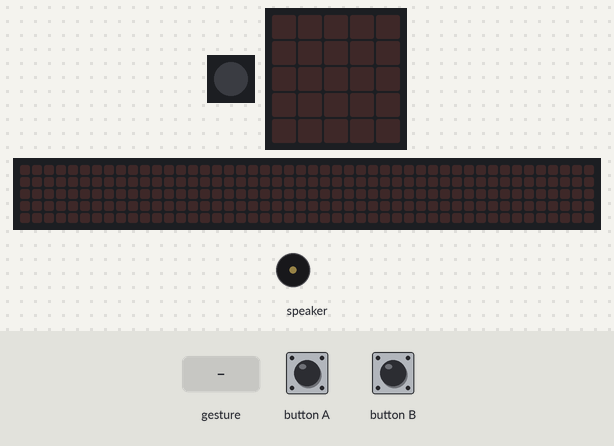
Bench run of a program on a simulated Calliope mini (MakeCode). Parts: 1 RGB LEDs in strip order, left to right, the board's 5×5 LED display, a strip that is not on the board, showing the scrolling text unrolled, buzzer (waves = sounding). Inputs (shaded band) come from the test bench. A tilt is held for 1.5 s and a shake lasts 1 s, then the board lies face up again; the 48×5 strip is a reading aid, not a part: it shows the text the display is scrolling, unrolled, one strip-width of it at a time.

Above: at 1.2 s.
1.3 s: button A pressed for 0.15 s
At 2.0 s:
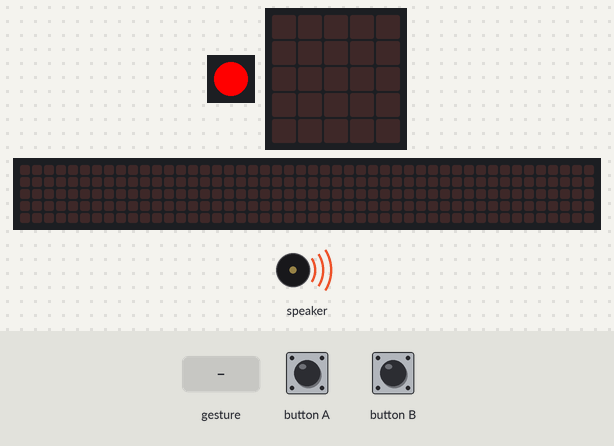
4.3 s: button B pressed for 0.15 s
At 5.5 s:
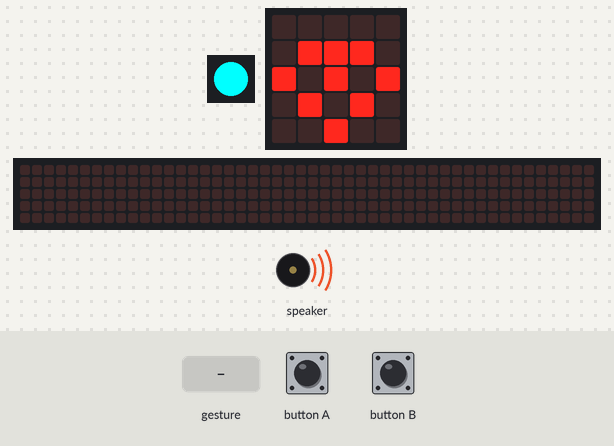
7.3 s: button A pressed for 0.15 s
At 9.82 s:
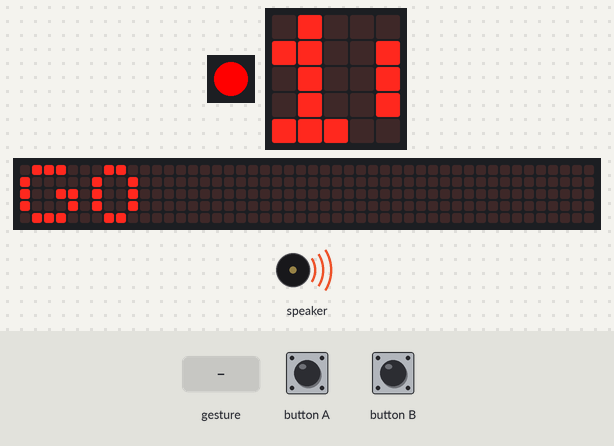
10.3 s: gesture 'shake'
At 12.67 s:
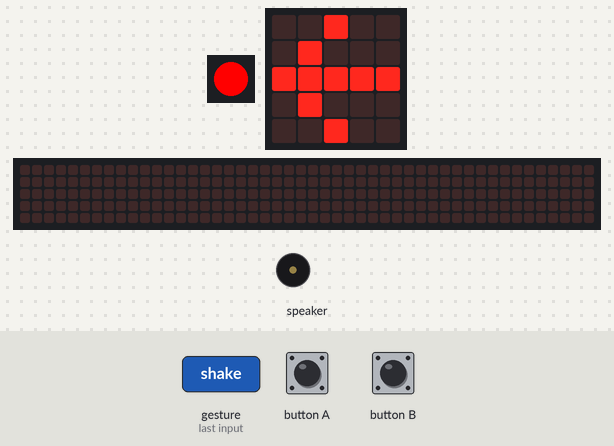
13.3 s: button B pressed for 0.15 s
At 16.09 s:
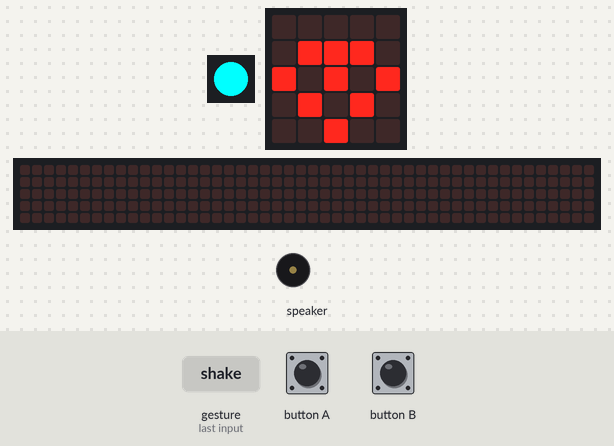
16.3 s: button A pressed for 0.15 s
At 18.27 s:
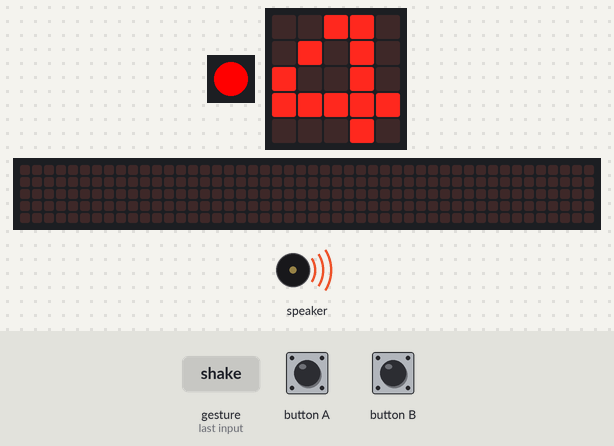
Timing chart, 0 to 25.6 s (numbered marks = the images above; inputs shaded):
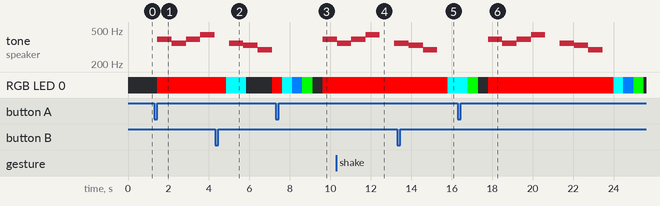

Measured:
- after the input at 1.3 s, tone on speaker: plays 392 Hz for 0.71 s, 349 Hz for 0.71 s, 392 Hz for 0.71 s, 440 Hz for 0.70 s, starting after 0.15 s; RGB LED 0: off → RGB(255, 0, 0) after 0.15 s
- after the input at 4.3 s, RGB LED 0: RGB(255, 0, 0) → RGB(0, 255, 255) after 0.55 s, → off 1.0 s later, → RGB(255, 0, 0) 1.3 s later; the display: first changes after 0.15 s (image 2 shows a later state)
- after the input at 7.3 s, tone on speaker: silent → 392 Hz after 2.3 s
- after the input at 10.3 s, the display: first differs from a run without the input after 2.0 s (image 4)
- after the input at 13.3 s, the display: first differs from a run without the input after 2.6 s (image 5)
- after the input at 16.3 s, tone on speaker: plays 392 Hz for 0.71 s, 349 Hz for 0.71 s, 392 Hz for 0.71 s, 440 Hz for 0.70 s, 349 Hz for 0.71 s, 330 Hz for 0.71 s … (7 notes in this stretch), starting after 1.5 s
- what the display in image 2 shows lasts 1.0 s, from 4.9 s to 5.9 s

The program:

main.ts
```typescript
input.onButtonEvent(Button.A, input.buttonEventClick(), function () {
    basic.setLedColor(0xff0000)
    music.playMelody("G F G A - F E D ", 85)
    basic.setLedColor(0xff0000)
    basic.pause(500)
    basic.setLedColor(0x00ffff)
    basic.pause(500)
    basic.setLedColor(0x007fff)
    basic.pause(500)
    basic.setLedColor(0x00ff00)
    basic.pause(500)
    basic.setLedColor(0x000000)
    basic.pause(500)
    basic.turnRgbLedOff()
})
input.onButtonEvent(Button.B, input.buttonEventClick(), function () {
    basic.showLeds(`
        . . . . .
        . # # # .
        # . # . #
        . # . # .
        . . # . .
        `)
    basic.setLedColor(0x00ffff)
    basic.pause(1000)
    basic.turnRgbLedOff()
    basic.showNumber(5)
    basic.showNumber(4)
    basic.showNumber(3)
    basic.showNumber(2)
    basic.showNumber(1)
    basic.showString("GO")
    basic.showLeds(`
        . . . . .
        . . # . .
        . # # # .
        . # # # .
        # # # # #
        `)
    basic.showLeds(`
        . . # . .
        . # # # .
        . # # # .
        # # # # #
        . . . . .
        `)
    basic.showLeds(`
        . # # # .
        . # # # .
        # # # # #
        . . . . .
        . . . . .
        `)
    basic.showLeds(`
        . # # # .
        # # # # #
        . . . . .
        . . . . .
        . . . . .
        `)
    basic.showLeds(`
        # # # # #
        . . . . .
        . . . . .
        . . . . .
        . . . . .
        `)
    basic.showLeds(`
        . . . . .
        . . . . .
        . . . . .
        . . . . .
        . . . . .
        `)
})
input.onGesture(Gesture.Shake, function () {
    basic.showIcon(IconNames.ArrowWest)
    basic.pause(500)
    basic.showIcon(IconNames.ArrowEast)
    basic.pause(500)
})
```

test.ts
```typescript
// Hier kann man Tests durchführen; diese Datei wird nicht kompiliert, wenn dieses Paket als Erweiterung verwendet wird.
```
